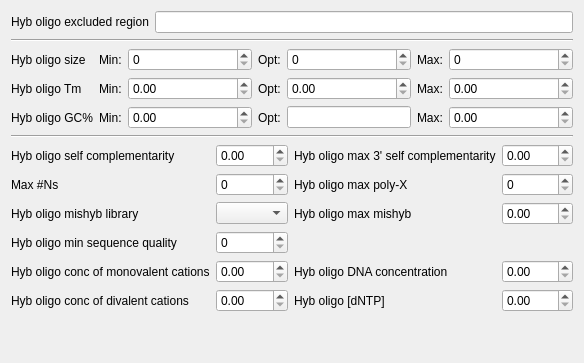
     <widget class="QWidget" name="tab_InternalOligo">
      <attribute name="title">
       <string>Internal Oligo</string>
      </attribute>
      <attribute name="toolTip">
       <string>&lt;html&gt;&lt;head/&gt;&lt;body&gt;&lt;p&gt;Parameters governing choice of internal oligos are analogous to the parameters governing choice of primer pairs.&lt;/p&gt;&lt;/body&gt;&lt;/html&gt;</string>
      </attribute>
      <layout class="QVBoxLayout" name="verticalLayout_7">
       <item>
        <layout class="QHBoxLayout" name="horizontalLayout_4">
         <item>
          <widget class="QLabel" name="label_58">
           <property name="text">
            <string>Hyb oligo excluded region</string>
           </property>
          </widget>
         </item>
         <item>
          <widget class="QLineEdit" name="edit_PRIMER_INTERNAL_OLIGO_EXCLUDED_REGION">
           <property name="toolTip">
            <string>&lt;html&gt;&lt;head/&gt;&lt;body&gt;&lt;p&gt;Middle oligos may not overlap any region specified by this tag. The associated value must be a space-separated list of&lt;/p&gt;&lt;p&gt;&lt;span style=&quot; font-weight:600;&quot;&gt;&amp;lt;start&amp;gt;,&amp;lt;length&amp;gt;&lt;/span&gt;&lt;/p&gt;&lt;p&gt;pairs, where &amp;lt;start&amp;gt; is the index of the first base of an excluded region, and &amp;lt;length&amp;gt; is its length. Often one would make Target regions excluded regions for internal oligos.&lt;/p&gt;&lt;/body&gt;&lt;/html&gt;</string>
           </property>
          </widget>
         </item>
        </layout>
       </item>
       <item>
        <widget class="Line" name="line_9">
         <property name="orientation">
          <enum>Qt::Horizontal</enum>
         </property>
        </widget>
       </item>
       <item>
        <layout class="QGridLayout" name="gridLayout_14">
         <item row="0" column="0">
          <widget class="QLabel" name="label_59">
           <property name="text">
            <string>Hyb oligo size</string>
           </property>
          </widget>
         </item>
         <item row="1" column="0">
          <widget class="QLabel" name="label_60">
           <property name="text">
            <string>Hyb oligo Tm</string>
           </property>
          </widget>
         </item>
         <item row="2" column="0">
          <widget class="QLabel" name="label_61">
           <property name="text">
            <string>Hyb oligo GC%</string>
           </property>
          </widget>
         </item>
         <item row="0" column="1">
          <widget class="QLabel" name="label_62">
           <property name="text">
            <string>Min:</string>
           </property>
          </widget>
         </item>
         <item row="1" column="1">
          <widget class="QLabel" name="label_63">
           <property name="text">
            <string>Min:</string>
           </property>
          </widget>
         </item>
         <item row="2" column="1">
          <widget class="QLabel" name="label_64">
           <property name="text">
            <string>Min:</string>
           </property>
          </widget>
         </item>
         <item row="0" column="2">
          <widget class="QSpinBox" name="edit_PRIMER_INTERNAL_OLIGO_MIN_SIZE">
           <property name="sizePolicy">
            <sizepolicy hsizetype="Expanding" vsizetype="Fixed">
             <horstretch>0</horstretch>
             <verstretch>0</verstretch>
            </sizepolicy>
           </property>
           <property name="toolTip">
            <string>&lt;html&gt;&lt;head/&gt;&lt;body&gt;&lt;p&gt;Equivalent parameter of Primer Size for the internal oligo.&lt;/p&gt;&lt;/body&gt;&lt;/html&gt;</string>
           </property>
           <property name="maximum">
            <number>9999</number>
           </property>
          </widget>
         </item>
         <item row="1" column="2">
          <widget class="QDoubleSpinBox" name="edit_PRIMER_INTERNAL_OLIGO_MIN_TM">
           <property name="sizePolicy">
            <sizepolicy hsizetype="Expanding" vsizetype="Fixed">
             <horstretch>0</horstretch>
             <verstretch>0</verstretch>
            </sizepolicy>
           </property>
           <property name="toolTip">
            <string>&lt;html&gt;&lt;head/&gt;&lt;body&gt;&lt;p&gt;Equivalent parameter of Primer Tm for the internal oligo.&lt;/p&gt;&lt;/body&gt;&lt;/html&gt;</string>
           </property>
           <property name="maximum">
            <double>9999.989999999999782</double>
           </property>
          </widget>
         </item>
         <item row="2" column="2">
          <widget class="QDoubleSpinBox" name="edit_PRIMER_INTERNAL_OLIGO_MIN_GC">
           <property name="sizePolicy">
            <sizepolicy hsizetype="Expanding" vsizetype="Fixed">
             <horstretch>0</horstretch>
             <verstretch>0</verstretch>
            </sizepolicy>
           </property>
           <property name="toolTip">
            <string>&lt;html&gt;&lt;head/&gt;&lt;body&gt;&lt;p&gt;Equivalent parameter of primer GC% for the internal oligo.&lt;/p&gt;&lt;/body&gt;&lt;/html&gt;</string>
           </property>
           <property name="maximum">
            <double>100.000000000000000</double>
           </property>
          </widget>
         </item>
         <item row="0" column="3">
          <widget class="QLabel" name="label_65">
           <property name="text">
            <string>Opt:</string>
           </property>
          </widget>
         </item>
         <item row="1" column="3">
          <widget class="QLabel" name="label_66">
           <property name="text">
            <string>Opt:</string>
           </property>
          </widget>
         </item>
         <item row="2" column="3">
          <widget class="QLabel" name="label_67">
           <property name="text">
            <string>Opt:</string>
           </property>
          </widget>
         </item>
         <item row="0" column="4">
          <widget class="QSpinBox" name="edit_PRIMER_INTERNAL_OLIGO_OPT_SIZE">
           <property name="sizePolicy">
            <sizepolicy hsizetype="Expanding" vsizetype="Fixed">
             <horstretch>0</horstretch>
             <verstretch>0</verstretch>
            </sizepolicy>
           </property>
           <property name="toolTip">
            <string>&lt;html&gt;&lt;head/&gt;&lt;body&gt;&lt;p&gt;Equivalent parameter of Primer Size for the internal oligo.&lt;/p&gt;&lt;/body&gt;&lt;/html&gt;</string>
           </property>
           <property name="maximum">
            <number>9999</number>
           </property>
          </widget>
         </item>
         <item row="1" column="4">
          <widget class="QDoubleSpinBox" name="edit_PRIMER_INTERNAL_OLIGO_OPT_TM">
           <property name="sizePolicy">
            <sizepolicy hsizetype="Expanding" vsizetype="Fixed">
             <horstretch>0</horstretch>
             <verstretch>0</verstretch>
            </sizepolicy>
           </property>
           <property name="toolTip">
            <string>&lt;html&gt;&lt;head/&gt;&lt;body&gt;&lt;p&gt;Equivalent parameter of Primer Tm for the internal oligo.&lt;/p&gt;&lt;/body&gt;&lt;/html&gt;</string>
           </property>
           <property name="maximum">
            <double>9999.989999999999782</double>
           </property>
          </widget>
         </item>
         <item row="2" column="4">
          <widget class="QLineEdit" name="edit_PRIMER_INTERNAL_OLIGO_OPT_GC_PERCENT">
           <property name="toolTip">
            <string>&lt;html&gt;&lt;head/&gt;&lt;body&gt;&lt;p&gt;Equivalent parameter of Primer GC% for the internal oligo.&lt;/p&gt;&lt;/body&gt;&lt;/html&gt;</string>
           </property>
          </widget>
         </item>
         <item row="0" column="5">
          <widget class="QLabel" name="label_68">
           <property name="text">
            <string>Max:</string>
           </property>
          </widget>
         </item>
         <item row="1" column="5">
          <widget class="QLabel" name="label_69">
           <property name="text">
            <string>Max:</string>
           </property>
          </widget>
         </item>
         <item row="2" column="5">
          <widget class="QLabel" name="label_70">
           <property name="text">
            <string>Max:</string>
           </property>
          </widget>
         </item>
         <item row="0" column="6">
          <widget class="QSpinBox" name="edit_PRIMER_INTERNAL_OLIGO_MAX_SIZE">
           <property name="sizePolicy">
            <sizepolicy hsizetype="Expanding" vsizetype="Fixed">
             <horstretch>0</horstretch>
             <verstretch>0</verstretch>
            </sizepolicy>
           </property>
           <property name="toolTip">
            <string>&lt;html&gt;&lt;head/&gt;&lt;body&gt;&lt;p&gt;Equivalent parameter of Primer Size for the internal oligo.&lt;/p&gt;&lt;/body&gt;&lt;/html&gt;</string>
           </property>
          </widget>
         </item>
         <item row="1" column="6">
          <widget class="QDoubleSpinBox" name="edit_PRIMER_INTERNAL_OLIGO_MAX_TM">
           <property name="sizePolicy">
            <sizepolicy hsizetype="Expanding" vsizetype="Fixed">
             <horstretch>0</horstretch>
             <verstretch>0</verstretch>
            </sizepolicy>
           </property>
           <property name="toolTip">
            <string>&lt;html&gt;&lt;head/&gt;&lt;body&gt;&lt;p&gt;Equivalent parameter of Primer Tm for the internal oligo.&lt;/p&gt;&lt;/body&gt;&lt;/html&gt;</string>
           </property>
          </widget>
         </item>
         <item row="2" column="6">
          <widget class="QDoubleSpinBox" name="edit_PRIMER_INTERNAL_OLIGO_MAX_GC">
           <property name="sizePolicy">
            <sizepolicy hsizetype="Expanding" vsizetype="Fixed">
             <horstretch>0</horstretch>
             <verstretch>0</verstretch>
            </sizepolicy>
           </property>
           <property name="toolTip">
            <string>&lt;html&gt;&lt;head/&gt;&lt;body&gt;&lt;p&gt;Equivalent parameter of Primer GC% for the internal oligo.&lt;/p&gt;&lt;/body&gt;&lt;/html&gt;</string>
           </property>
          </widget>
         </item>
        </layout>
       </item>
       <item>
        <widget class="Line" name="line_10">
         <property name="orientation">
          <enum>Qt::Horizontal</enum>
         </property>
        </widget>
       </item>
       <item>
        <layout class="QGridLayout" name="gridLayout_15">
         <item row="0" column="0">
          <widget class="QLabel" name="label_71">
           <property name="text">
            <string>Hyb oligo self complementarity</string>
           </property>
          </widget>
         </item>
         <item row="1" column="0">
          <widget class="QLabel" name="label_72">
           <property name="text">
            <string>Max #Ns</string>
           </property>
          </widget>
         </item>
         <item row="2" column="0">
          <widget class="QLabel" name="label_73">
           <property name="text">
            <string>Hyb oligo mishyb library</string>
           </property>
          </widget>
         </item>
         <item row="3" column="0">
          <widget class="QLabel" name="label_74">
           <property name="text">
            <string>Hyb oligo min sequence quality</string>
           </property>
          </widget>
         </item>
         <item row="4" column="0">
          <widget class="QLabel" name="label_75">
           <property name="text">
            <string>Hyb oligo conc of monovalent cations</string>
           </property>
          </widget>
         </item>
         <item row="5" column="0">
          <widget class="QLabel" name="label_76">
           <property name="text">
            <string>Hyb oligo conc of divalent cations</string>
           </property>
          </widget>
         </item>
         <item row="0" column="1">
          <widget class="QDoubleSpinBox" name="edit_PRIMER_INTERNAL_OLIGO_SELF_ANY">
           <property name="sizePolicy">
            <sizepolicy hsizetype="Expanding" vsizetype="Fixed">
             <horstretch>0</horstretch>
             <verstretch>0</verstretch>
            </sizepolicy>
           </property>
           <property name="toolTip">
            <string>&lt;html&gt;&lt;head/&gt;&lt;body&gt;&lt;p&gt;Equivalent parameter of primer max self complemntarity for the internal oligo.&lt;/p&gt;&lt;/body&gt;&lt;/html&gt;</string>
           </property>
           <property name="maximum">
            <double>9999.989999999999782</double>
           </property>
          </widget>
         </item>
         <item row="1" column="1">
          <widget class="QSpinBox" name="edit_PRIMER_INTERNAL_OLIGO_NUM_NS">
           <property name="sizePolicy">
            <sizepolicy hsizetype="Expanding" vsizetype="Fixed">
             <horstretch>0</horstretch>
             <verstretch>0</verstretch>
            </sizepolicy>
           </property>
           <property name="toolTip">
            <string>&lt;html&gt;&lt;head/&gt;&lt;body&gt;&lt;p&gt;Equivalent parameter of primer max #Ns for the internal oligo.&lt;/p&gt;&lt;/body&gt;&lt;/html&gt;</string>
           </property>
           <property name="maximum">
            <number>9999</number>
           </property>
          </widget>
         </item>
         <item row="2" column="1">
          <widget class="QComboBox" name="combobox_PRIMER_INTERNAL_OLIGO_MISHYB_LIBRARY">
           <property name="sizePolicy">
            <sizepolicy hsizetype="Expanding" vsizetype="Fixed">
             <horstretch>0</horstretch>
             <verstretch>0</verstretch>
            </sizepolicy>
           </property>
           <property name="toolTip">
            <string>&lt;html&gt;&lt;head/&gt;&lt;body&gt;&lt;p&gt;Similar to primer mispriming library, except that the event we seek to avoid is hybridization of the internal oligo to sequences in this library rather than priming from them.&lt;/p&gt;&lt;/body&gt;&lt;/html&gt;</string>
           </property>
          </widget>
         </item>
         <item row="3" column="1">
          <widget class="QSpinBox" name="edit_PRIMER_INTERNAL_OLIGO_MIN_QUALITY">
           <property name="sizePolicy">
            <sizepolicy hsizetype="Expanding" vsizetype="Fixed">
             <horstretch>0</horstretch>
             <verstretch>0</verstretch>
            </sizepolicy>
           </property>
           <property name="toolTip">
            <string>&lt;html&gt;&lt;head/&gt;&lt;body&gt;&lt;p&gt;Equivalent parameter of primer minimum quality for the internal oligo.&lt;/p&gt;&lt;/body&gt;&lt;/html&gt;</string>
           </property>
           <property name="maximum">
            <number>9999</number>
           </property>
          </widget>
         </item>
         <item row="4" column="1">
          <widget class="QDoubleSpinBox" name="edit_PRIMER_INTERNAL_OLIGO_SALT_CONC">
           <property name="sizePolicy">
            <sizepolicy hsizetype="Expanding" vsizetype="Fixed">
             <horstretch>0</horstretch>
             <verstretch>0</verstretch>
            </sizepolicy>
           </property>
           <property name="toolTip">
            <string>&lt;html&gt;&lt;head/&gt;&lt;body&gt;&lt;p&gt;Equivalent parameter of primer concentration of monovalent cations for the internal oligo.&lt;/p&gt;&lt;/body&gt;&lt;/html&gt;</string>
           </property>
           <property name="maximum">
            <double>9999.989999999999782</double>
           </property>
          </widget>
         </item>
         <item row="5" column="1">
          <widget class="QDoubleSpinBox" name="edit_PRIMER_INTERNAL_OLIGO_DIVALENT_CONC">
           <property name="sizePolicy">
            <sizepolicy hsizetype="Expanding" vsizetype="Fixed">
             <horstretch>0</horstretch>
             <verstretch>0</verstretch>
            </sizepolicy>
           </property>
           <property name="toolTip">
            <string>&lt;html&gt;&lt;head/&gt;&lt;body&gt;&lt;p&gt;Equivalent parameter of primer concentration of divalent cations for the internal oligo.&lt;/p&gt;&lt;/body&gt;&lt;/html&gt;</string>
           </property>
           <property name="maximum">
            <double>9999.989999999999782</double>
           </property>
          </widget>
         </item>
         <item row="0" column="2">
          <widget class="QLabel" name="label_77">
           <property name="text">
            <string>Hyb oligo max 3' self complementarity</string>
           </property>
          </widget>
         </item>
         <item row="1" column="2">
          <widget class="QLabel" name="label_78">
           <property name="text">
            <string>Hyb oligo max poly-X</string>
           </property>
          </widget>
         </item>
         <item row="2" column="2">
          <widget class="QLabel" name="label_79">
           <property name="text">
            <string>Hyb oligo max mishyb</string>
           </property>
          </widget>
         </item>
         <item row="0" column="3">
          <widget class="QDoubleSpinBox" name="edit_PRIMER_INTERNAL_OLIGO_SELF_END">
           <property name="sizePolicy">
            <sizepolicy hsizetype="Expanding" vsizetype="Fixed">
             <horstretch>0</horstretch>
             <verstretch>0</verstretch>
            </sizepolicy>
           </property>
           <property name="toolTip">
            <string>&lt;html&gt;&lt;head/&gt;&lt;body&gt;&lt;p&gt;Equivalent parameter of primer max 3' self complementarity for the internal oligo.&lt;/p&gt;&lt;/body&gt;&lt;/html&gt;</string>
           </property>
           <property name="maximum">
            <double>9999.989999999999782</double>
           </property>
          </widget>
         </item>
         <item row="1" column="3">
          <widget class="QSpinBox" name="edit_PRIMER_INTERNAL_OLIGO_MAX_POLY_X">
           <property name="sizePolicy">
            <sizepolicy hsizetype="Expanding" vsizetype="Fixed">
             <horstretch>0</horstretch>
             <verstretch>0</verstretch>
            </sizepolicy>
           </property>
           <property name="toolTip">
            <string>&lt;html&gt;&lt;head/&gt;&lt;body&gt;&lt;p&gt;Equivalent parameter of primer max poly-X for the internal oligo.&lt;/p&gt;&lt;/body&gt;&lt;/html&gt;</string>
           </property>
           <property name="maximum">
            <number>9999</number>
           </property>
          </widget>
         </item>
         <item row="2" column="3">
          <widget class="QDoubleSpinBox" name="edit_PRIMER_INTERNAL_OLIGO_MAX_MISHYB">
           <property name="sizePolicy">
            <sizepolicy hsizetype="Expanding" vsizetype="Fixed">
             <horstretch>0</horstretch>
             <verstretch>0</verstretch>
            </sizepolicy>
           </property>
           <property name="toolTip">
            <string>&lt;html&gt;&lt;head/&gt;&lt;body&gt;&lt;p&gt;Similar to primer max library mispriming.&lt;/p&gt;&lt;/body&gt;&lt;/html&gt;</string>
           </property>
           <property name="maximum">
            <double>9999.989999999999782</double>
           </property>
          </widget>
         </item>
         <item row="5" column="2">
          <widget class="QLabel" name="label_81">
           <property name="text">
            <string>Hyb oligo [dNTP]</string>
           </property>
          </widget>
         </item>
         <item row="4" column="2">
          <widget class="QLabel" name="label_80">
           <property name="text">
            <string>Hyb oligo DNA concentration</string>
           </property>
          </widget>
         </item>
         <item row="5" column="3">
          <widget class="QDoubleSpinBox" name="edit_PRIMER_INTERNAL_OLIGO_DNTP_CONC">
           <property name="sizePolicy">
            <sizepolicy hsizetype="Expanding" vsizetype="Fixed">
             <horstretch>0</horstretch>
             <verstretch>0</verstretch>
            </sizepolicy>
           </property>
           <property name="toolTip">
            <string>&lt;html&gt;&lt;head/&gt;&lt;body&gt;&lt;p&gt;Equivalent parameter of primer concentration of the dNTPs for the internal oligo.&lt;/p&gt;&lt;/body&gt;&lt;/html&gt;</string>
           </property>
           <property name="maximum">
            <double>9999.989999999999782</double>
           </property>
          </widget>
         </item>
         <item row="4" column="3">
          <widget class="QDoubleSpinBox" name="edit_PRIMER_INTERNAL_OLIGO_DNA_CONC">
           <property name="sizePolicy">
            <sizepolicy hsizetype="Expanding" vsizetype="Fixed">
             <horstretch>0</horstretch>
             <verstretch>0</verstretch>
            </sizepolicy>
           </property>
           <property name="toolTip">
            <string>&lt;html&gt;&lt;head/&gt;&lt;body&gt;&lt;p&gt;Equivalent parameter of primer DNA concentration for the internal oligo.&lt;/p&gt;&lt;/body&gt;&lt;/html&gt;</string>
           </property>
           <property name="maximum">
            <double>9999.989999999999782</double>
           </property>
          </widget>
         </item>
        </layout>
       </item>
       <item>
        <spacer name="verticalSpacer_3">
         <property name="orientation">
          <enum>Qt::Vertical</enum>
         </property>
         <property name="sizeHint" stdset="0">
          <size>
           <width>20</width>
           <height>40</height>
          </size>
         </property>
        </spacer>
       </item>
      </layout>
     </widget>
